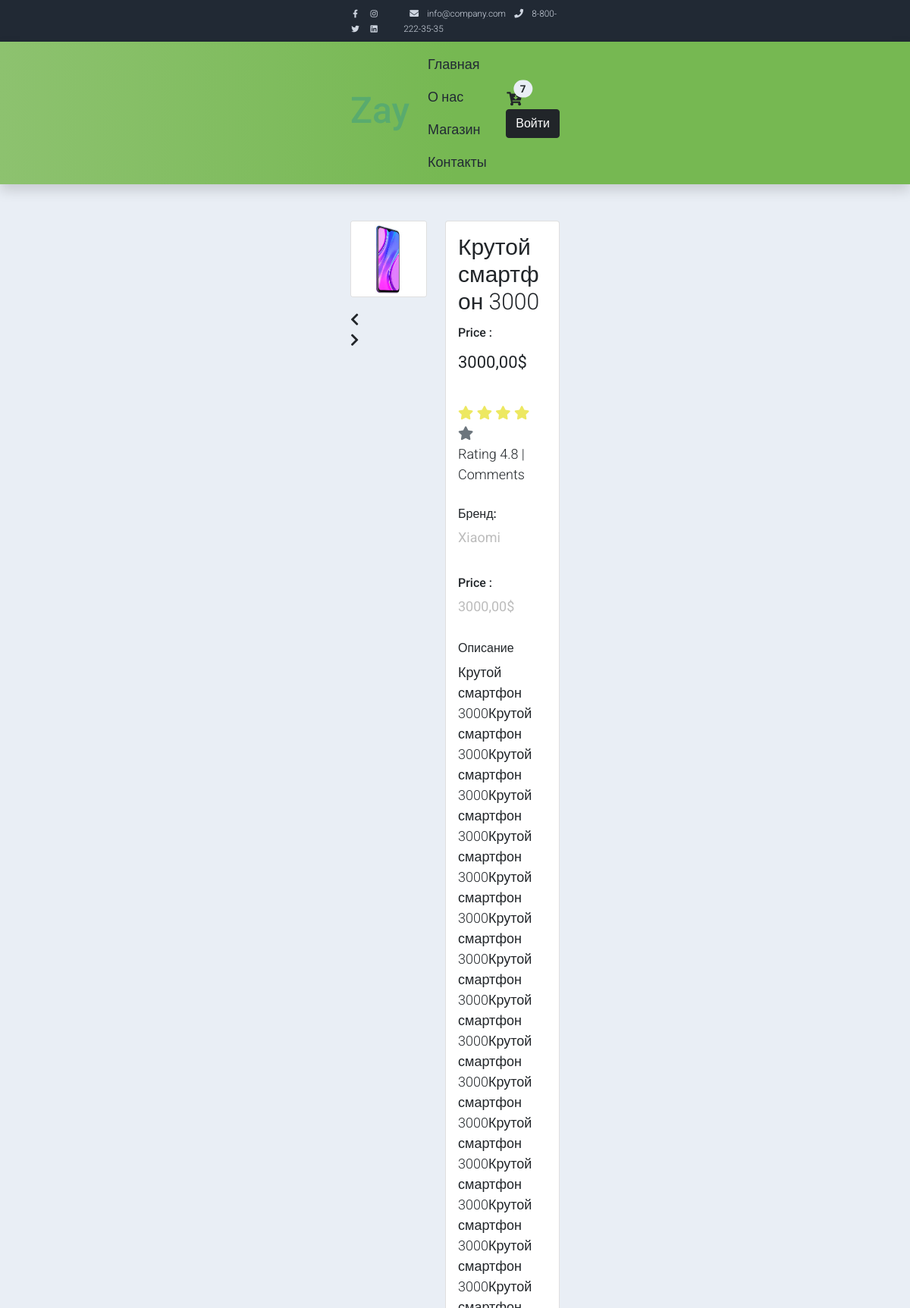
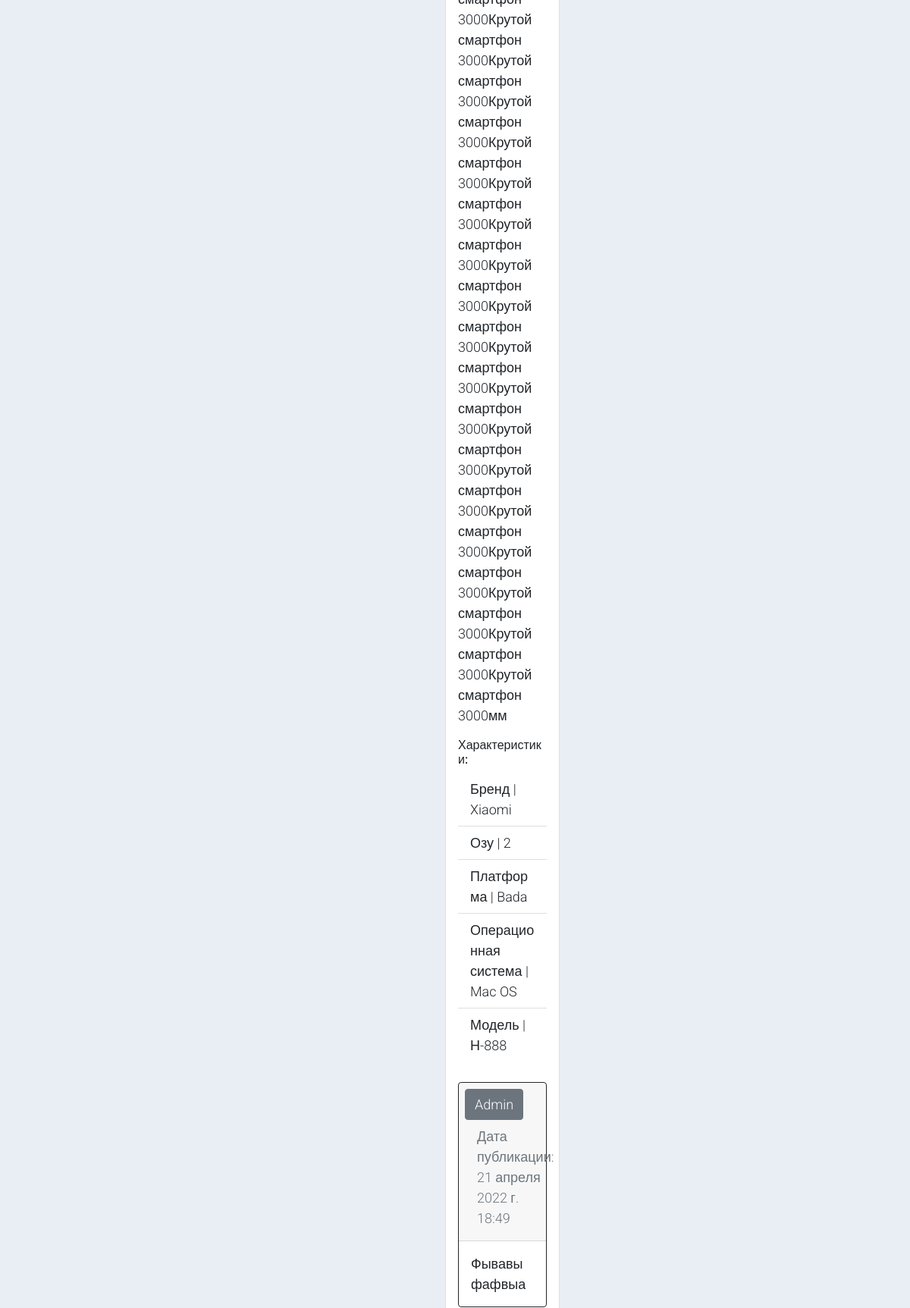
Screenshot of /single/krutoj-smartfon-3000 (upper part) with the database file from the repository (2 pictures, top to bottom).
### shop/models.py (models this page shows, shortened)
class Product(models.Model):
    category = models.ForeignKey(
        Category, related_name='products',
        on_delete=models.CASCADE, verbose_name='Категория'
    )
    name = models.CharField('Название', max_length=200, db_index=True)
    slug = models.SlugField('Юрл', max_length=200, db_index=True)
    image = models.ImageField('Изображение', upload_to='products/%Y/%m/%d')
    description = models.TextField('Описание продукта', blank=True)
    price = models.DecimalField('Цена', max_digits=10, decimal_places=2)
    stock = models.PositiveIntegerField('Остаток продукта')
    available = models.BooleanField('Наличие в ассортименте', default=True)
    created = models.DateTimeField('Дата создания', auto_now_add=True)
    updated = models.DateTimeField('Дата обновления', auto_now=True)
    model = models.CharField('Модель', max_length=100, db_index=True)
    manufacturer = models.ForeignKey(
        Brand, max_length=100,
        default=None,
        verbose_name='Производитель',
        on_delete=models.SET_NULL,
        null=True
    )
    os = models.ManyToManyField(
        OperatingSystems, verbose_name='Операционная система', blank=True
    )
    platform = models.ManyToManyField(
        Platform, verbose_name='Платформа', blank=True
    )
    ram = models.ManyToManyField(Ram, verbose_name='Озу', blank=True)
    class Meta:
        verbose_name = 'Продукт'
        verbose_name_plural = 'Продукты'
        ordering = ('name',)
        index_together = (('id', 'slug'),)

class Brand(models.Model):
    name = models.CharField('Название', max_length=100)
    image = models.ImageField(
        'Изображение', upload_to='brand/%Y/%m/%d', blank=True
    )
    class Meta:
        verbose_name = 'Бренд'
        verbose_name_plural = 'Бренд'
    def __str__(self):
        return self.name

class Ram(models.Model):
    count = models.IntegerField('Оперативная память')
    def __str__(self) -> str:
        return f'{self.count}'
    class Meta:
        verbose_name = 'Озу'
        verbose_name_plural = 'Озу'

class Platform(models.Model):
    name = models.CharField('Название', max_length=50)
    def __str__(self):
        return self.name
    class Meta:
        verbose_name = 'Платформа'
        verbose_name_plural = 'Платформы'

class OperatingSystems(models.Model):
    name = models.CharField('Название', max_length=50)
    def __str__(self):
        return self.name
    class Meta:
        verbose_name = 'Операционная система'
        verbose_name_plural = 'Операционные системы'

class Reviews(models.Model):
    email = models.EmailField()
    name = models.CharField('Имя', max_length=100)
    text = models.TextField('Сообщение', max_length=5000)
    parent = models.ForeignKey(
        'self', verbose_name='Родитель',
        on_delete=models.SET_NULL, blank=True, null=True
    )
    product = models.ForeignKey(
        Product, verbose_name='продукт',
        on_delete=models.CASCADE,
        related_name='product_review'
    )
    date = models.DateTimeField(auto_now=True)
    name = models.ForeignKey(
        User, blank=True, null=True,
        on_delete=models.PROTECT, verbose_name='Автор комментария'
    )
    class Meta:
        verbose_name = 'Отзыв'
        verbose_name_plural = 'Отзывы'
        ordering = ['-date']

### shop/views.py (the view)
# urls.py: path('single/<slug:product_slug>', views.PostDetail.as_view(), name='post_detail'),#конкретный товар
class PostDetail(DetailView):
    model = Product
    context_object_name = 'product'
    template_name = 'shop/single.html'
    slug_url_kwarg = 'product_slug'

### shop/templates/shop/single.html (shortened to what this page needs)
{% extends 'base.html' %}
    {% block content %}
        <section class="bg-light">
            <div class="container pb-5">
                <div class="row">
                    <div class="col-lg-5 mt-5">
                        <div class="card mb-3">
                            <img class="card-img img-fluid"
                                 src="{{ product.image.url }}"
                                 id="product-detail">
                        </div>
                        <div class="row">
                            <div class="col-1 align-self-center">
                                <a href="#multi-item-example" role="button" data-bs-slide="prev">
                                    <i class="text-dark fas fa-chevron-left"></i>
                                </a>
                            </div>
                            <div class="col-1 align-self-center">
                                <a href="#multi-item-example" role="button" data-bs-slide="next">
                                    <i class="text-dark fas fa-chevron-right"></i>
                                </a>
                            </div>
                        </div>
                    </div>
                    <div class="col-lg-7 mt-5">
                        <div class="card">
                            <div class="card-body">
                                <h1 class="h2">{{ product.name }}</h1>
                                <ul class="list-inline">
                                    <li class="list-inline-item">
                                        <h6>Price :</h6>
                                    </li>
                                    <li class="list-inline-item">
                                        <p class="h3 py-2">
                                            <strong>{{ product.price }}$</strong>
                                        </p>
                                    </li>
                                </ul>
                                <p class="py-2">
                                    <i class="fa fa-star text-warning"></i>
                                    <i class="fa fa-star text-warning"></i>
                                    <i class="fa fa-star text-warning"></i>
                                    <i class="fa fa-star text-warning"></i>
                                    <i class="fa fa-star text-secondary"></i>
                                    <span class="list-inline-item text-dark">Rating 4.8 | {{ product.reviews_set.all.count }} Comments</span>
                                </p>
                                <ul class="list-inline">
                                    <li class="list-inline-item">
                                        <h6>Бренд:</h6>
                                    </li>
                                    <li class="list-inline-item">
                                        <p class="text-muted">
                                            <strong>{{ product.manufacturer }}</strong>
                                        </p>
                                    </li>
                                </ul>
                                <ul class="list-inline">
                                    <li class="list-inline-item">
                                        <h6>Price :</h6>
                                    </li>
                                    <li class="list-inline-item">
                                        <p class="text-muted">
                                            <strong>{{ product.price }}$</strong>
                                        </p>
                                    </li>
                                </ul>
                                <h6>Описание</h6>
                                <p>
                                    {{ product.description }}
                                </p>
                                <h6>Характеристики:</h6>
                                <ul class="list-group list-group-flush">
                                    <li class="list-group-item">Бренд | {{product.manufacturer}}</li>
                                    <li class="list-group-item">Озу | {{product.ram.first}}</li>
                                    <li class="list-group-item">Платформа | {{product.platform.first}}</li>
                                    <li class="list-group-item">Операционная система | {{product.os.first}}</li>
                                    <li class="list-group-item">Модель | {{product.model}}</li>
                                  </ul>
                                <div class="row">
                                    <div class="single-form-left">
                                        <div class="contact-single">
                                            {% for review in product.product_review.all %}
                                            <br>
                                            <div class="card border-dark mb-3" style="max-width: 45rem;">
                                                <div class="card-header">
                                                    <ul class="nav nav-pills card-header-pills">
                                                    <li class="nav-item">
                                                        <a class="btn btn-secondary">{{ review.name|title }}</a>
                                                    </li>
                                                    <li class="nav-item">
                                                        <a class="nav-link disabled" tabindex="-1" aria-disabled="true">Дата публикации: {{ review.date }}</a>
                                                    </li>
                                                    </ul>
                                                </div>
                                                <div class="card-body text-dark">
                                                    <p class="card-text">{{ review.text|title }}</p>
                                                </div>
                                            </div>
                                            {% endfor %}
                                        </div>
                                    </div>
                                </div>
                            </div>
                        </div>
                    </div>
                </div>
            </div>
        </section>
    {% endblock %}

### shop/static/css/templatemo.css (style rules this page uses)
body, ul, li, p, a, label, input, div { font-family: 'Roboto', sans-serif; font-size: 18px !important; font-weight: 300 !important; }
.h2 { font-family: 'Roboto', sans-serif; font-size: 30px !important; font-weight: 300; }
.h3 { font-family: 'Roboto', sans-serif; font-size: 22px !important; }
.text-warning { color: #ede861 !important; }
.text-muted { color: #bcbcbc !important; }
.bg-light { background-color: #e9eef5 !important; }

### shop/static/css/custom.css (style rules this page uses)
.container { position: relative; z-index: 1; max-width: 300px; margin: 0 auto; }
.container:before, .container:after { content: ""; display: block; clear: both; }
body { background: #76b852; background: rgb(141,194,111); background: linear-gradient(90deg, rgba(141,194,111,1) 0%, rgba(118,184,82,1) 50%); font-family: "Roboto", sans-serif; -webkit-font-smoothing: antialiased; -moz-osx-font-smoothing: grayscale; }

### rows the page displays
Product: image (picture), name "Крутой смартфон 3000", price "3000,00", manufacturer "Xiaomi", description "Крутой смартфон 3000Крутой смартфон 3000Крутой смартфон 3000Крутой смартфон 3000Крутой смартфон 3000Крутой смартфон 3000Крутой смартфон 3000Крутой смартфон 3000Крутой смартфон 3000Крутой смартфон 3000Крутой смартфон 3000Крутой смартфон 3000Крутой смартфон 3000Крутой смартфон 3000Крутой смартфон 3000Крутой смартфон 3000Крутой смартфон 3000Крутой смартфон 3000Крутой смартфон 3000Крутой смартфон 3000Крутой смартфон 3000Крутой смартфон 3000Крутой смартфон 3000Крутой смартфон 3000Крутой смартфон 3000Крутой смартфон 3000Крутой смартфон 3000Крутой смартфон 3000Крутой смартфон 3000Крутой смартфон 3000Крутой смартфон 3000Крутой смартфон 3000Крутой смартфон 3000мм", ram.first "2", platform.first "Bada", os.first "Mac OS", model "Н-888"
Reviews: name "Admin", date "21 апреля 2022 г. 18:49", text "Фывавыфафвыа"
